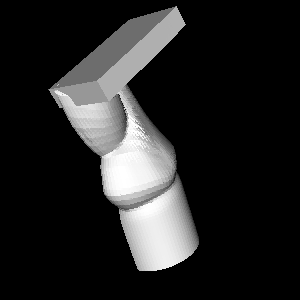

The script that drew this image:
#!/usr/bin/env python

# Demonstrate vtkAnimateModes by reading an Exodus dataset, selecting a
# mode shape, and rendering the displaced surface at a particular time step.

import os

# Factory overrides
import vtkmodules.vtkInteractionStyle  # noqa: F401
import vtkmodules.vtkRenderingFreeType  # noqa: F401
import vtkmodules.vtkRenderingOpenGL2  # noqa: F401

from vtkmodules.vtkCommonDataModel import vtkDataObject
from vtkmodules.vtkFiltersGeneral import vtkAnimateModes
from vtkmodules.vtkFiltersGeometry import vtkDataSetSurfaceFilter
from vtkmodules.vtkIOIOSS import vtkIOSSReader
from vtkmodules.vtkRenderingCore import (
    vtkActor,
    vtkCompositePolyDataMapper,
    vtkRenderWindow,
    vtkRenderWindowInteractor,
    vtkRenderer,
)

# Data directory
data_dir = os.environ.get("VPE_DATA_DIR", os.path.dirname(os.path.abspath(__file__)))

# Read Exodus dataset
reader = vtkIOSSReader()
reader.AddFileName(os.path.join(data_dir, "Exodus", "can.e.4", "can.e.4.0"))
reader.ApplyDisplacementsOn()
reader.UpdateInformation()
reader.GetNodeBlockFieldSelection().EnableAllArrays()

# Animate modes
mode_shapes = vtkAnimateModes()
mode_shapes.SetInputConnection(reader.GetOutputPort())
mode_shapes.UpdateInformation()
mode_shapes.SetModeShape(11)
mode_shapes.SetInputArrayToProcess(
    0, 0, 0, vtkDataObject.FIELD_ASSOCIATION_POINTS, "DISPL"
)
mode_shapes.DisplacementPreappliedOn()
mode_shapes.SetDisplacementMagnitude(2.0)
mode_shapes.AnimateVibrationsOn()
mode_shapes.UpdateInformation()
mode_shapes.UpdateTimeStep(0.5)

# Extract surface
surface = vtkDataSetSurfaceFilter()
surface.SetInputDataObject(mode_shapes.GetOutputDataObject(0))

# Mapper and actor
mapper = vtkCompositePolyDataMapper()
mapper.SetInputConnection(surface.GetOutputPort())

actor = vtkActor()
actor.SetMapper(mapper)

# Renderer
renderer = vtkRenderer()
renderer.AddActor(actor)

# Window
render_window = vtkRenderWindow()
render_window.AddRenderer(renderer)
render_window.SetSize(300, 300)
render_window.SetWindowName("animate modes")

# Interactor
interactor = vtkRenderWindowInteractor()
interactor.SetRenderWindow(render_window)

# Scene
camera = renderer.GetActiveCamera()
camera.SetPosition(10.0, 10.0, 5.0)
camera.SetViewUp(0.0, 0.4, 1.0)
renderer.ResetCamera()

interactor.Initialize()
interactor.Start()
